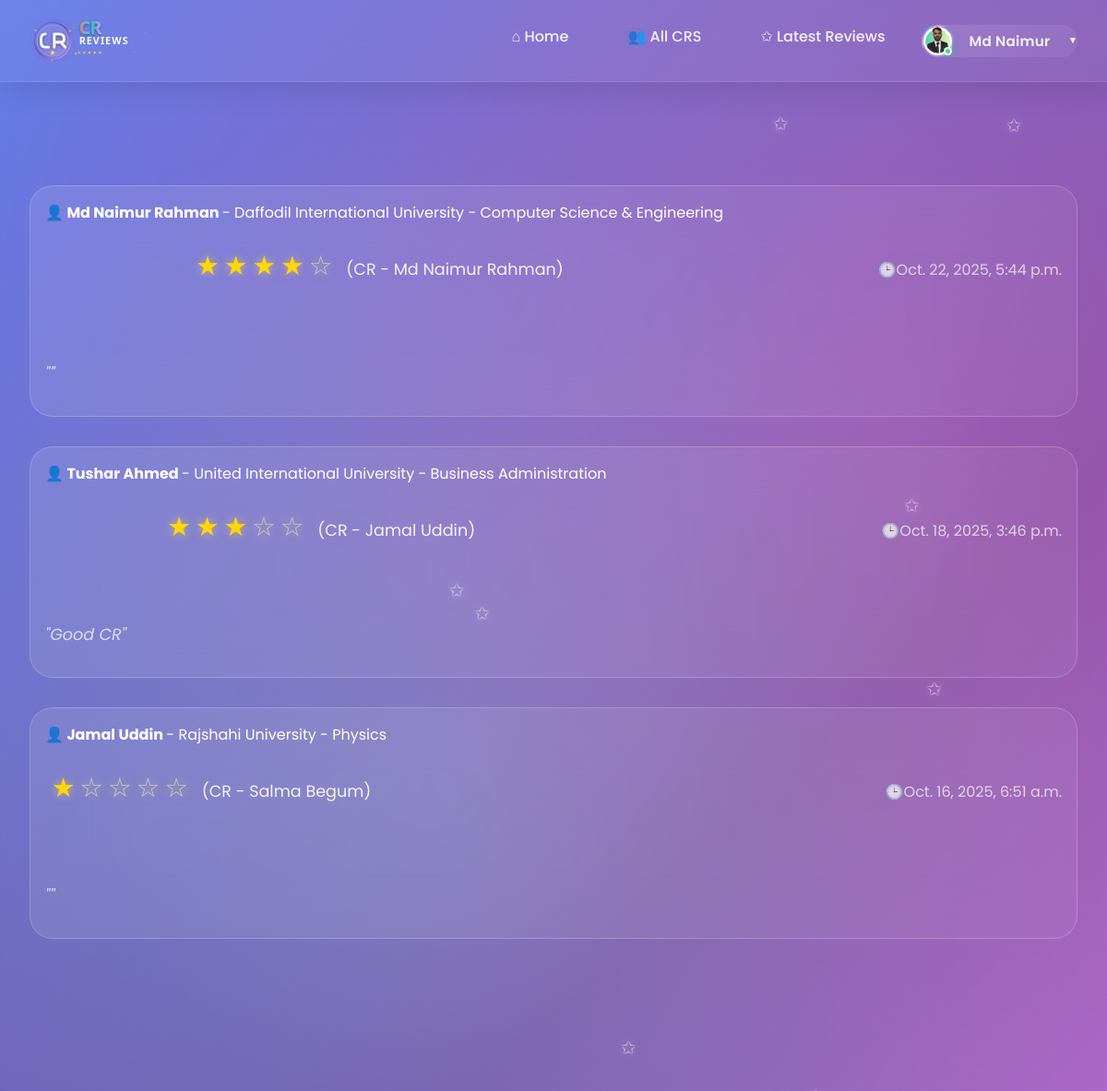
/latest_reviews/ (signed in, upper part), run on an earlier commit of the app's database.
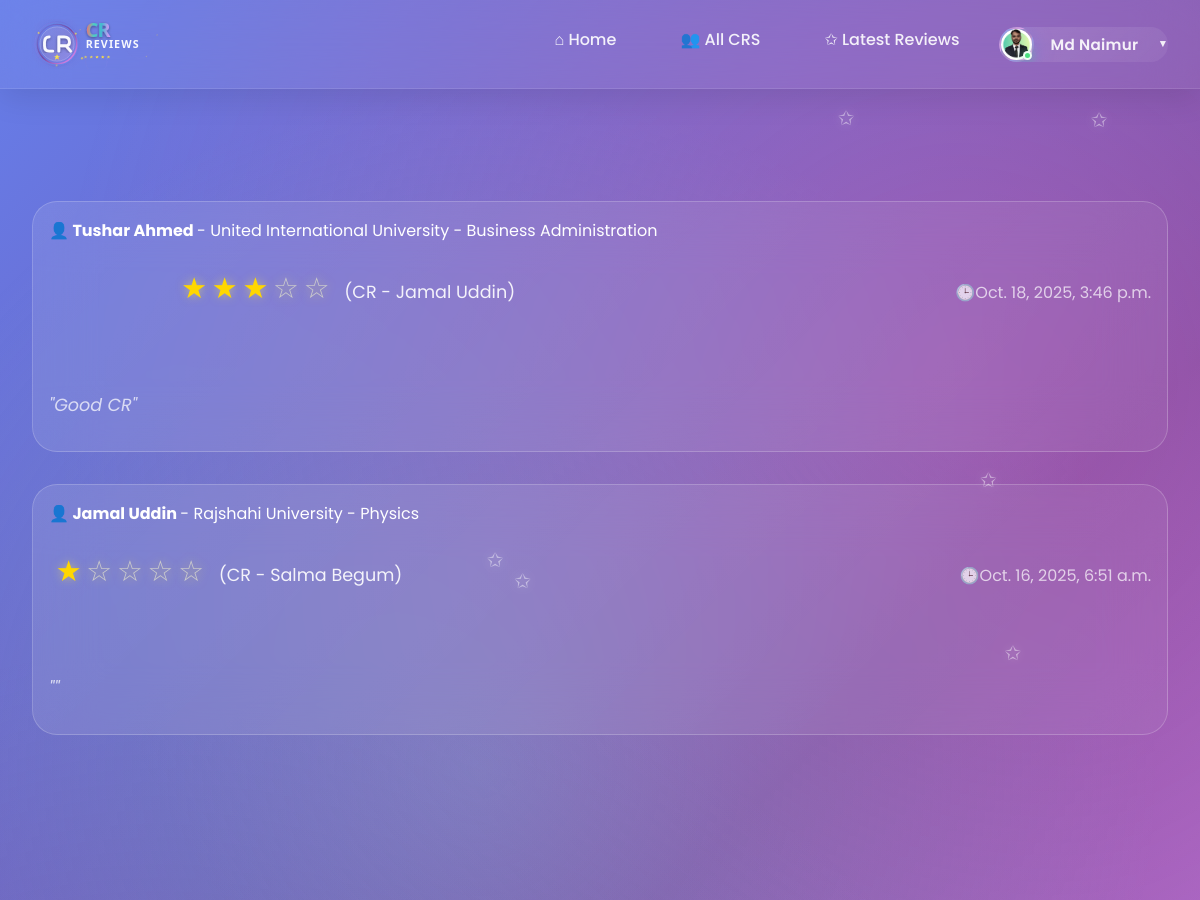
And on a later commit of the database.
### userprofile/models.py (models this page shows, shortened)
class User(AbstractBaseUser,PermissionsMixin):
    university=models.ForeignKey(University, on_delete=models.SET_NULL,related_name='university',null=True,blank=True)
    department=models.ForeignKey(Department, on_delete=models.SET_NULL,related_name='department',null=True,blank=True)
    profile_picture=models.ImageField(upload_to=user_profile_picture_path,null=True,blank=True)
    first_name = models.CharField(max_length=50)
    last_name = models.CharField(max_length=50)
    gender = models.CharField(choices=[('M', 'Male'), ('F', 'Female')], max_length=1)
    email = models.EmailField(unique=True)
    phone=models.CharField(max_length=20,null=True,blank=True)
    date_of_birth=models.DateField(null=True,blank=True)
    student_id=models.CharField(max_length=50,unique=True,null=True,blank=True)
    batch=models.CharField(max_length=20,null=True,blank=True)
    dept_batch = models.CharField(max_length=20 , blank=True, null=True)
    section=models.CharField(max_length=20,null=True,blank=True)
    bio=models.TextField(null=True,blank=True)
    facebook_url=models.URLField(default='https://www.facebook.com/')
    instagram_url=models.URLField(default='https://www.instagram.com/')
    linkedin_url=models.URLField(default='https://www.linkedin.com/')
    role=models.CharField(max_length=20, default='student')
    slug=models.SlugField(blank=True,unique=True)
    is_active = models.BooleanField(default=True)
    is_staff = models.BooleanField(default=False)
    created_at = models.DateTimeField(auto_now_add=True)
    updated_at = models.DateTimeField(auto_now=True)
    deleted_at = models.DateTimeField(blank=True, null=True)
    USERNAME_FIELD = 'email'
    REQUIRED_FIELDS = ['first_name','last_name']
    objects = CustomUserManager()
    def get_full_name(self):
        return f"{self.first_name} {self.last_name}"

### cr/models.py (models this page shows, shortened)
class Review(models.Model):
    user=models.OneToOneField('userprofile.User', on_delete=models.CASCADE,related_name='userreviews')
    cr_profile=models.ForeignKey(CrProfile, on_delete=models.CASCADE,related_name='cr_reviews')
    rating = models.PositiveSmallIntegerField()
    description = models.TextField(blank=True, null=True)
    slug = models.SlugField(unique=True, blank=True)
    created_at = models.DateTimeField(auto_now_add=True)
    updated_at = models.DateTimeField(auto_now=True)
    deleted_at = models.DateTimeField(blank=True, null=True)

class University(models.Model):
    Public = "Public"
    Private = "Private"
    university_type = [
        (Public,"Public"),
        (Private,"Private"),
    ]
    title =models.CharField(max_length=100,unique=True,blank=False,null=False)
    type =models.CharField(max_length=100,choices=university_type)
    address=models.CharField(max_length=150, blank=True, null=True)
    slug=models.SlugField(blank=True,unique=True)
    created_at=models.DateTimeField(auto_now_add=True)
    updated_at=models.DateTimeField(auto_now=True)
    daleted_at=models.DateTimeField(auto_now=True,blank=True,null=True)
    def __str__(self):
        return self.title

class Department(models.Model):
    university=models.ForeignKey(University, on_delete=models.CASCADE,related_name='departments')
    title=models.CharField(max_length=50,unique=True,blank=False,null=False)
    code=models.CharField(max_length=50,unique=True,blank=True,null=True)
    slug=models.SlugField(blank=True,unique=True)
    created_at=models.DateTimeField(auto_now_add=True)
    updated_at=models.DateTimeField(auto_now=True)
    daleted_at=models.DateTimeField(auto_now=True,blank=True,null=True)
    def __str__(self):
        return self.title

class CrProfile(models.Model):
    user=models.OneToOneField('userprofile.User', on_delete=models.CASCADE,related_name='user_profile')
    university=models.ForeignKey(University, on_delete=models.CASCADE,related_name='university_crs')
    department=models.ForeignKey(Department, on_delete=models.CASCADE,related_name='department_crs')
    cr_status = models.CharField(
    max_length=20,
    choices=[('Present', 'Present CR'), ('Former', 'Former CR')],
    default='Present'
    )
    profile_picture = models.ImageField(upload_to='cr_profile_pictures/', blank=True, null=True)
    name = models.CharField(max_length=100)
    gender = models.CharField(choices=[('M', 'Male'), ('F', 'Female')], max_length=1)
    email = models.EmailField(blank=True, null=True)
    phone = models.CharField(max_length=30, blank=True, null=True)
    st_id = models.CharField(max_length=50, unique=True)
    batch = models.CharField(max_length=20)
    dept_batch = models.CharField(max_length=20 , blank=True, null=True)
    section = models.CharField(max_length=10)
    bio = models.TextField(blank=True, null=True)
    date_of_birth = models.DateField(blank=True, null=True)
    slug = models.SlugField(unique=True, blank=True)
    facebook_url = models.URLField(default='https://www.facebook.com/')
    instagram_url = models.URLField(default='https://www.instagram.com/')
    linkedin_url = models.URLField(default='https://www.linkedin.com/')
    created_at=models.DateTimeField(auto_now_add=True)
    updated_at=models.DateTimeField(auto_now=True)
    deleted_at=models.DateTimeField(auto_now=True,blank=True,null=True)

### cr/views.py (the view)
# urls.py: path('latest_reviews/',latest_reviews,name='latest_reviews'),
def latest_reviews(request):
    reviews=Review.objects.all().order_by('-created_at')
    paginator = Paginator(reviews,10)
    page_number = request.GET.get('page',1)
    try:
        reviews = paginator.page(page_number)
    except PageNotAnInteger:
        reviews = paginator.page(1)
    except EmptyPage:
        reviews = paginator.page(1)
    context={
        'review':reviews,
        'paginator':paginator,
    }
    return render(request,'latest_reviews.html',context)

### templates/latest_reviews.html (shortened to what this page needs)
{% extends 'base.html' %}
{% load  static %}
{% block content %}
    <div id="latest-reviews" class="page">
        <div class="container">
            <div class="section">
                 {% for review in review %}
                <div class="review-card">
                    <div class="review-header">
                        <div>
                             <strong><a href="{% url 'user_view' review.user.slug %}" style="text-decoration: none; color: inherit;">👤 {{review.user.get_full_name}}</a> </strong> - {{review.user.university}} - {{review.user.department}}
                            <div class="rating">
                                {% for i in "12345" %} {% if forloop.counter <= review.rating %}
                                <span class="star filled">★</span>
                                {% else %}
                                <span class="star">☆</span>
                                {% endif %}
                                {% endfor %}
                                <span class="review_cr">(CR - {{review.cr_profile.name}})</span>
                            </div>
                        </div>
                        <div style="color: rgba(255,255,255,0.7); font-weight: 400;">🕒{{review.created_at}}</div>
                    </div>
                    <div class="review-text">
                        "{{review.description}}"
                    </div>
                </div>
                {% endfor %}
            </div>
        </div>
    </div>
{% endblock content %}

### templates/base.html (shortened to what this page needs)
<!DOCTYPE html>
<html lang="en">
{% load static %}
<head>
    <link rel="stylesheet" href="{% static 'style.css' %}">
    <link rel="stylesheet" href="{% static 'add_cr.css' %}">
    <link rel="stylesheet" href="{% static 'user_dashboard.css' %}">
    <link rel="stylesheet" href="{% static 'edit_user_settings.css' %}">
</head>
<body>
    <nav class="navbar">
        <div class="nav-container">
            <a href="{% url 'home' %}" style="display: flex; align-items: center; text-decoration: none;">
            <img src="{% static 'logo.svg' %}" alt="CR Reviews" style="height: 50px; margin-right: 10px;">
            </a>
            <ul class="nav-links">
                <li><a href="{% url 'home' %}" class="nav-link">⌂ Home</a></li>
                <li><a href="{% url 'all_cr' %}" class="nav-link" >👥 All CRS</a></li>
                <li><a href="{% url 'latest_reviews' %}" class="nav-link" >✩ Latest Reviews</a></li>
                {% if user.is_authenticated %}
                <li class="user-dropdown">
                <a href="#" class="nav-link user-profile-btn">
                    <span class="user-avatar">
                    {% if user.profile_picture %}
                        <img src="{{ user.profile_picture.url }}" alt="{{ user.name }}" />
                    {% else %}
                        {{ user.first_name|first|upper }}
                    {% endif %}
                    </span>
                    <span class="user-name">{{user.first_name}}</span>
                    <span class="dropdown-arrow">▼</span>
                </a>
                </li>
                {% else %}
                <li><a href="{% url 'login'%}" class="nav-link" >🔑 Login</a></li>
                <li><a href="{%url 'registration'%}" class="nav-link">👤+ Registration</a></li>
                {% endif %}
            </ul>
        </div>
    </nav>
    {% block content %}
    {% endblock content %}
</body>
</html>

### static/style.css (style rules this page uses)
* { margin: 0; padding: 0; box-sizing: border-box; }
body { font-family: 'Poppins', Arial, sans-serif; background: linear-gradient(135deg, #667eea 0%, #764ba2 50%, #f093fb 100%); min-height: 100vh; color: #333; overflow-x: hidden; position: relative; }
body::before { content: ''; position: fixed; top: 0; left: 0; width: 100%; height: 100%; background: radial-gradient(circle at 20% 80%, rgba(120, 119, 198, 0.3) 0%, transparent 50%), radial-gradient(circle at 80% 20%, rgba(255, 119, 198, 0.3) 0%, transparent 50%), radial-gradient(circle at 40% 40%, rgba(120, 219, 226, 0.3) 0%, transparent 50%); animation: backgroundFloat 20s ease-in-out infinite; z-index: -1; }
.navbar { background: rgba(255, 255, 255, 0.05); backdrop-filter: blur(30px); -webkit-backdrop-filter: blur(30px); border-bottom: 1px solid rgba(255, 255, 255, 0.1); padding: 1.2rem 0; position: sticky; top: 0; z-index: 1000; box-shadow: 0 8px 32px rgba(0, 0, 0, 0.1); }
.nav-container { max-width: 1400px; margin: 0 auto; display: flex; justify-content: space-between; align-items: center; padding: 0 2rem; }
.nav-links { display: flex; list-style: none; gap: 1rem; }
.nav-links a { color: rgba(255, 255, 255, 0.9); text-decoration: none; padding: 1rem 1.5rem; border-radius: 50px; transition: all 0.4s cubic-bezier(0.175, 0.885, 0.32, 1.275); font-weight: 500; position: relative; overflow: hidden; }
.user-dropdown { position: relative; }
.user-profile-btn { display: flex; align-items: center; gap: 1rem; padding: 0rem 0rem !important; background: linear-gradient(135deg, rgba(255, 255, 255, 0.12), rgba(255, 255, 255, 0.06)) !important; position: relative; overflow: hidden; }
.user-profile-btn::before { content: ''; position: absolute; top: 0; left: -100%; width: 100%; height: 100%; background: linear-gradient(90deg, transparent, rgba(255, 255, 255, 0.25), transparent); transition: left 0.6s ease; }
.user-avatar img, .user-avatar-large img { width: 100%; height: 100%; border-radius: 50%; object-fit: cover; }
.user-avatar { width: 35px; height: 35px; border-radius: 50%; background: linear-gradient(135deg, #667eea, #764ba2, #f093fb); display: flex; align-items: center; justify-content: center; font-weight: 800; font-size: 1rem; color: white; box-shadow: 0 6px 20px rgba(102, 126, 234, 0.4); position: relative; border: 2px solid rgba(255, 255, 255, 0.3); transition: all 0.3s ease; }
.user-avatar::after { content: ''; position: absolute; width: 5px; height: 5px; background: #4ade80; border-radius: 50%; bottom: 0; right: 0; border: 2px solid rgba(255, 255, 255, 0.9); box-shadow: 0 0 10px rgba(74, 222, 128, 0.6); animation: pulse 2s ease-in-out infinite; }
.user-name { font-weight: 600; max-width: 120px; overflow: hidden; text-overflow: ellipsis; white-space: nowrap; font-size: 0.95rem; letter-spacing: 0.3px; }
.dropdown-arrow { font-size: 0.65rem; transition: transform 0.4s cubic-bezier(0.68, -0.55, 0.265, 1.55); margin-left: 0.2rem; }
.container { max-width: 1400px; margin: 0 auto; padding: 2rem; position: relative; }
.section { margin: 5rem 0; position: relative; }
.review_cr { padding: 10px 10px 10px 10px; color: rgba(255, 255, 255, 0.9); text-align: center; line-height: 1.8; font-size: 1.1rem; margin-bottom: 1.5rem; }
.rating { display: flex; justify-content: center; gap: 0.3rem; margin: 1.5rem 0; }
.star { font-size: 1.8rem; transition: all 0.3s ease; cursor: pointer; text-shadow: 0 0 10px rgba(255, 235, 59, 0.5); color: #ccc; }
.star.filled { color: gold; }
.review-card { background: linear-gradient(135deg, rgba(255, 255, 255, 0.1), rgba(255, 255, 255, 0.05)); backdrop-filter: blur(30px); border-radius: 25px; padding: 1rem; margin: 2rem 0; color: white; border: 1px solid rgba(255, 255, 255, 0.2); transition: all 0.3s ease; position: relative; overflow: hidden; }
.review-header { display: flex; justify-content: space-between; align-items: center; margin-bottom: 1.5rem; flex-wrap: wrap; }
.review-text { line-height: 1.8; margin: 1.5rem 0; font-size: 1.1rem; font-style: italic; opacity: 0.9; }

### static/user_dashboard.css (style rules this page uses)
.review-header { display: flex; justify-content: space-between; align-items: center; margin-bottom: 1rem; }
.review-text { color: rgba(255, 255, 255, 0.8); line-height: 1.6; margin-bottom: 1rem; }

What changed in the data, as far as the page shows it:
removed Review: user.get_full_name "Md Naimur Rahman", user.university "Daffodil International University", user.department "Computer Science & Engineering", rating 4 (drawn), cr_profile.name "Md Naimur Rahman", created_at "Oct. 22, 2025, 5:44 p.m."
